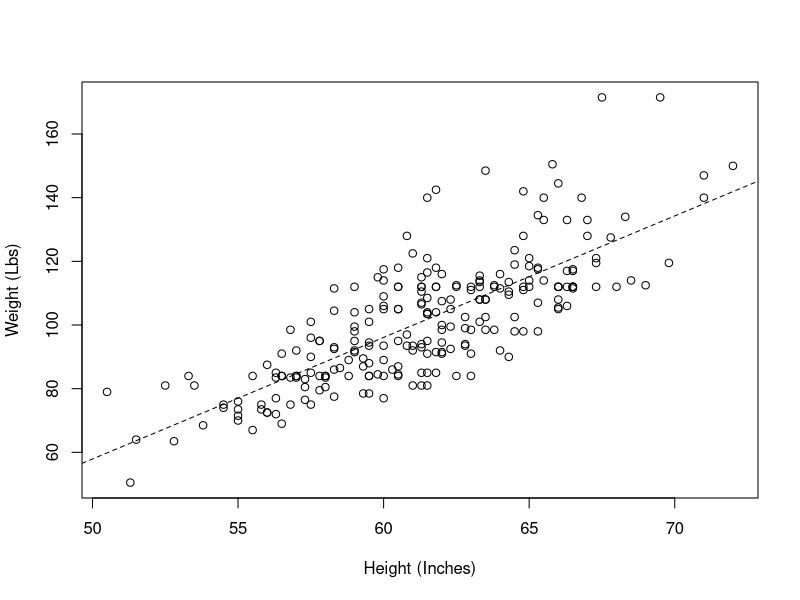

This chart was generated by the following R code:
## ---- chunk 1
hw<-read.csv('data/heightweight.csv')
fit<-lm(hw$weightLb~hw$heightIn)
plot(hw$heightIn,hw$weightLb,xlab='Height (Inches)',ylab='Weight (Lbs)')
abline(fit,lty=2)
